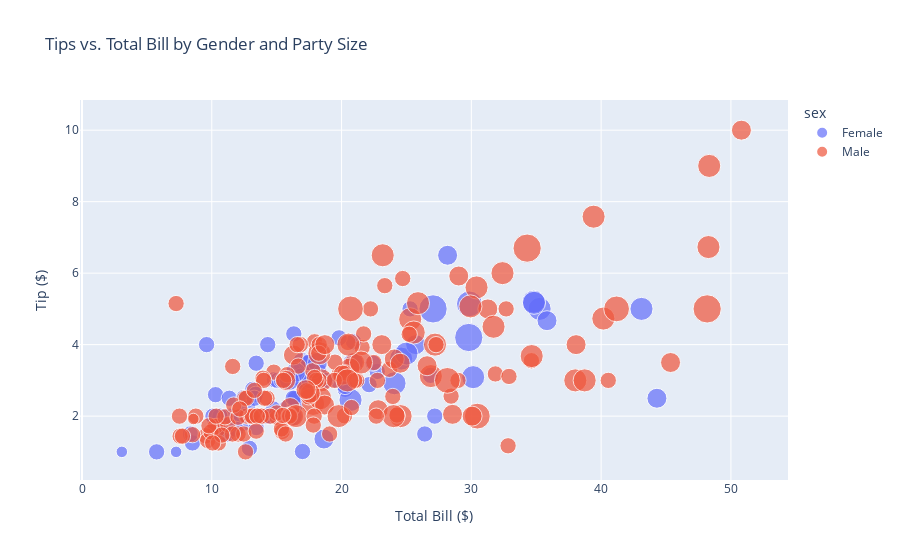

Notebook code for this chart:
### Code cell
#Q:3
import pandas as pd
import plotly.express as px

# Visualize tips vs. total bill, colored by gender and sized by party size
fig = px.scatter(df, x='total_bill', y='tip', color='sex', size='size', hover_data=['smoker', 'day', 'time'],
                 title='Tips vs. Total Bill by Gender and Party Size')
fig.update_layout(xaxis_title='Total Bill ($)', yaxis_title='Tip ($)')
fig.show()

### Figure 1 — Plotly figure (JSON) as saved in the notebook; plotly's stock layout.template omitted (floating-point values rounded to 4 significant figures; data arrays with more than 128 entries replaced by an {"elided": "..."} marker saying what was removed)
{"data": [{"customdata": {"elided": "87x3 str values"}, "hovertemplate": "sex=Female<br>total_bill=%{x}<br>tip=%{y}<br>size=%{marker.size}<br>smoker=%{customdata[0]}<br>day=%{customdata[1]}<br>time=%{customdata[2]}<extra></extra>", "legendgroup": "Female", "marker": {"color": "#636efa", "size": [2, 4, 4, 2, 3, 3, 2, 2, 2, 2, 4, 3, 2, 4, 2, 2, 1, 3, 2, 2, 2, 1, 4, 2, 2, 2, 2, 2, 3, 2, 2, 2, 1, 3, 2, 2, 2, 4, 2, 2, 6, 2, 2, 2, 2, 2, 2, 2, 2, 2, 2, 2, 6, 2, 2, 3, 2, 5, 4, 2, 3, 2, 2, 2, 2, 3, 3, 2, 4, 2, 2, 2, 2, 3, 2, 2, 3, 2, 4, 2, 3, 2, 2, 2, 3, 2, 2], "sizemode": "area", "sizeref": 0.015, "symbol": "circle"}, "mode": "markers", "name": "Female", "orientation": "v", "showlegend": true, "type": "scatter", "x": [16.99, 24.59, 35.26, 14.83, 10.33, 16.97, 20.29, 15.77, 19.65, 15.06, 20.69, 16.93, 10.29, 34.81, 26.41, 16.45, 3.07, 17.07, 26.86, 25.28, 14.73, 10.07, 34.83, 5.75, 16.32, 22.75, 11.35, 15.38, 44.3, 22.42, 20.92, 14.31, 7.25, 25.71, 17.31, 10.65, 12.43, 24.08, 13.42, 12.48, 29.8, 14.52, 11.38, 20.27, 11.17, 12.26, 18.26, 8.51, 10.33, 14.15, 13.16, 17.47, 27.05, 16.43, 8.35, 18.64, 11.87, 29.85, 25, 13.39, 16.21, 17.51, 10.59, 10.63, 9.6, 20.9, 18.15, 19.81, 43.11, 13, 12.74, 13, 16.4, 16.47, 12.76, 13.27, 28.17, 12.9, 30.14, 13.42, 15.98, 16.27, 10.09, 22.12, 35.83, 27.18, 18.78], "xaxis": "x", "y": [1.01, 3.61, 5, 3.02, 1.67, 3.5, 2.75, 2.23, 3, 3, 2.45, 3.07, 2.6, 5.2, 1.5, 2.47, 1, 3, 3.14, 5, 2.2, 1.83, 5.17, 1, 4.3, 3.25, 2.5, 3, 2.5, 3.48, 4.08, 4, 1, 4, 3.5, 1.5, 1.8, 2.92, 1.68, 2.52, 4.2, 2, 2, 2.83, 1.5, 2, 3.25, 1.25, 2, 2, 2.75, 3.5, 5, 2.3, 1.5, 1.36, 1.63, 5.14, 3.75, 2.61, 2, 3, 1.61, 2, 4, 3.5, 3.5, 4.19, 5, 2, 2.01, 2, 2.5, 3.23, 2.23, 2.5, 6.5, 1.1, 3.09, 3.48, 3, 2.5, 2, 2.88, 4.67, 2, 3], "yaxis": "y"}, {"customdata": {"elided": "157x3 str values"}, "hovertemplate": "sex=Male<br>total_bill=%{x}<br>tip=%{y}<br>size=%{marker.size}<br>smoker=%{customdata[0]}<br>day=%{customdata[1]}<br>time=%{customdata[2]}<extra></extra>", "legendgroup": "Male", "marker": {"color": "#EF553B", "size": {"elided": "157 int values"}, "sizemode": "area", "sizeref": 0.015, "symbol": "circle"}, "mode": "markers", "name": "Male", "orientation": "v", "showlegend": true, "type": "scatter", "x": {"elided": "157 float values"}, "xaxis": "x", "y": {"elided": "157 float values"}, "yaxis": "y"}], "layout": {"legend": {"itemsizing": "constant", "title": {"text": "sex"}, "tracegroupgap": 0}, "title": {"text": "Tips vs. Total Bill by Gender and Party Size"}, "xaxis": {"anchor": "y", "domain": [0, 1], "title": {"text": "Total Bill ($)"}}, "yaxis": {"anchor": "x", "domain": [0, 1], "title": {"text": "Tip ($)"}}}}
